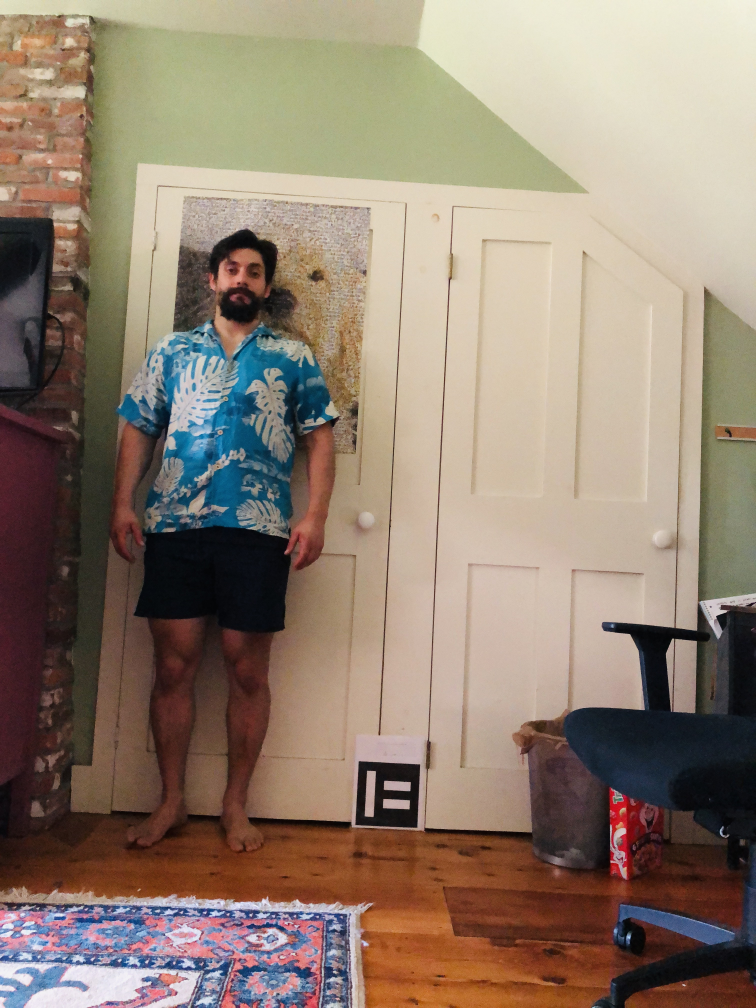
#> input picture images/test.jpg, 3024 x 4032 px (shown at 1/4 size)
$ python height_estimator.py
#> lines starting #> are read from the running program, lines starting #| are printed output that depends on the picture
import cv2
import imutils
import numpy as np
from datetime import datetime

# todo: put an icon in the aruco tag
# import image
input_image = "images/test.jpg"
image = cv2.imread(input_image)
#> image is the input picture: shape (4032, 3024, 3); mean B, G, R 112.6, 128, 145
image = imutils.resize(image, width=1200)
#> image: shape (1600, 1200, 3)
# detect aruco tag
aruco_dict = cv2.aruco.Dictionary_get(cv2.aruco.DICT_ARUCO_ORIGINAL)
aruco_params = cv2.aruco.DetectorParameters_create()
(corners, aruco_id, rejected) = cv2.aruco.detectMarkers(image, aruco_dict, parameters=aruco_params)
#> corners = ([[569, 1208], [666, 1213], [662, 1313], [564, 1309]],); aruco_id = [68]; rejected = 12 items
if aruco_id != None:
    print(f"[INFO] Found aruco tag id: {np.squeeze(aruco_id)}")
#| [INFO] Found aruco tag id: 68
    corners = np.squeeze(corners[0])
#> corners = [[569, 1208], [666, 1213], [662, 1313], [564, 1309]]
    lowest_point = int(max(corners[2:4, 1]))
#> lowest_point = 1313
    # print(f"[INFO] Lowest point: {lowest_point}")
    # cv2.line(image, (610, lowest_point), (529, lowest_point), (0, 255, 0), 3)
    # calcular la altura del tag
    tag_height = corners[2, 1] - corners[1, 1]
#> tag_height = 100

# detect face
cascade = "../../commonfiles/haarcascade_frontalface_default.xml"
# cascade = "../../commonfiles/haarcascade_fullbody.xml"
detector = cv2.CascadeClassifier(cascade)
gray = cv2.cvtColor(image, cv2.COLOR_BGR2GRAY)
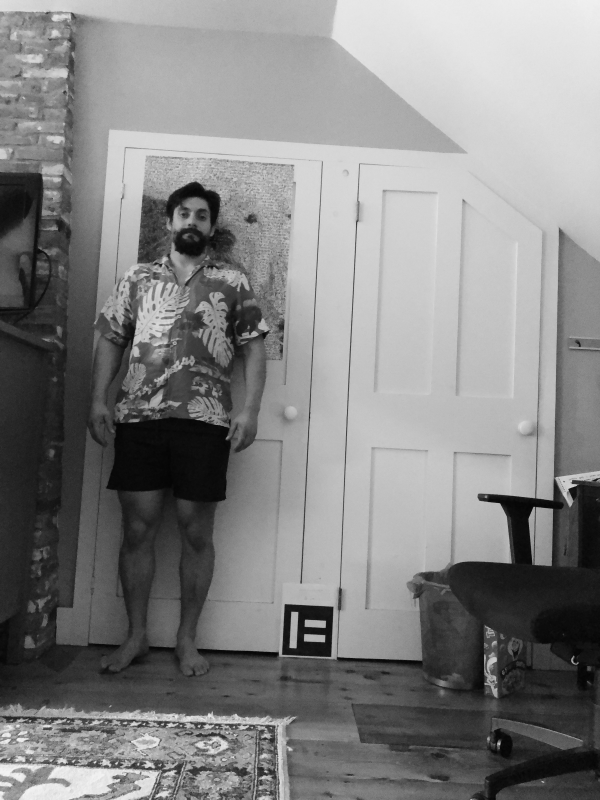
#> gray: shape (1600, 1200) (shown at 1/2 size); min 4, max 244, mean 131.3
print("[INFO] performing Human detection...")
rects = detector.detectMultiScale(gray, scaleFactor=1.2,
                                  minNeighbors=5, minSize=(30, 30),
                                  flags=cv2.CASCADE_SCALE_IMAGE)
#> rects = [[337, 391, 95, 95]]
print("[INFO] {} Human detected...".format(len(rects)))
#> (printed output is left out)

# line parameters
thickness = 1
line_color = (0, 255, 0)
# loop over the bounding boxes
for (x, higher_point, w, h) in rects:
    # draw the line of the total height
    cv2.rectangle(image, (x+w+6, higher_point-13), (x+w+95, higher_point+3), (0, 0, 0), -1)
    cv2.line(image, (x+w+5, lowest_point), (x+w+5, higher_point), line_color, thickness)
    cv2.line(image, (x+w+5, lowest_point), (x+w-10, lowest_point), line_color, thickness)
    cv2.line(image, (x+w+5, higher_point), (x+w-10, higher_point), line_color, thickness)

    # compute distances
    human_height = (((lowest_point - higher_point)*19)/tag_height) + 5
    cv2.putText(image, f"{str(round(human_height, 1))} cms", (x+w+7, higher_point), cv2.FONT_HERSHEY_SIMPLEX, 0.5, line_color, thickness)
#> this loop made 1 pass
#> (x, higher_point, w, h, human_height) on pass 1: (337, 391, 95, 95, 180.2)
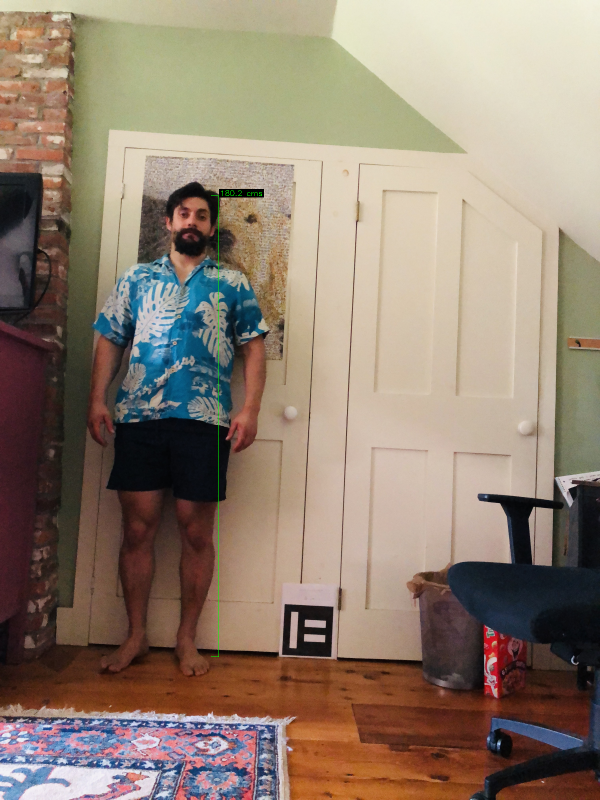
#> image: shape (1600, 1200, 3) (shown at 1/2 size); mean B, G, R 112.4, 128, 144.8

# Syntax: cv2.putText(image, text, org, font, fontScale, color[, thickness[, lineType[, bottomLeftOrigin]]])

# draw the image using the time
cv2.imshow('test', image)
cv2.waitKey(0)

# save the result
# print("Do you wan to save the image? [Y]/n")
answer = input("Do you wan to save the image? [Y]/n\n")
#> the answer given: out.png
if answer.lower() != 'n' or answer.lower() != 'no':
    output = f"{datetime.now().strftime('%Y-%m-%d %H:%M:%S')}.jpg"
    cv2.imwrite(output, image)
